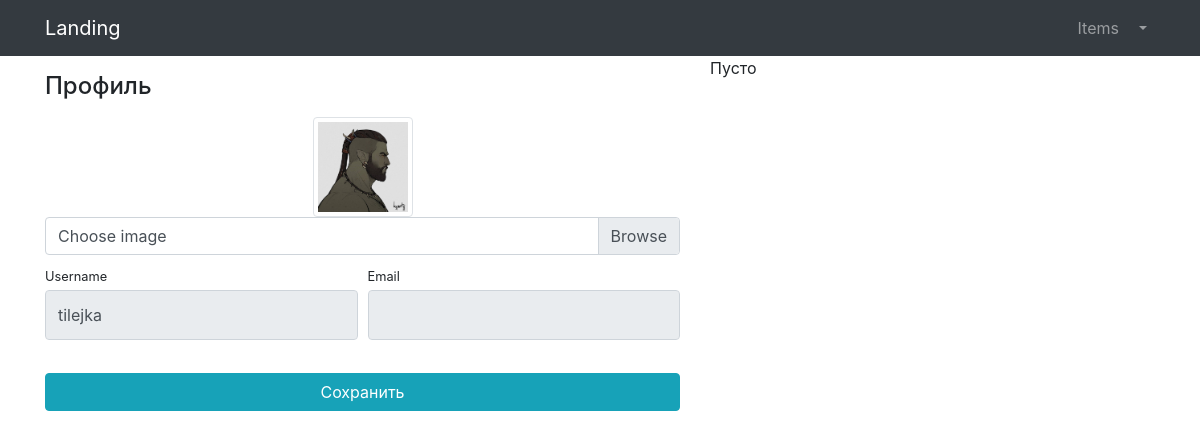
/users/profile/ (signed in), run on the app's committed database.
### users/models.py (models this page shows)
class User(AbstractUser):
    image = models.ImageField(upload_to='users_images', null=True, blank=True)

### users/views.py (the view)
# urls.py: path('profile/', profile, name='profile'),
@login_required
def profile(request):
    if request.method == 'POST':
        form = UserProfileForm(instance=request.user, data=request.POST, files=request.FILES)
        if form.is_valid():
            form.save()
            return HttpResponseRedirect(reverse('users:profile'))
    else:
        form = UserProfileForm(instance=request.user)
    context = {
        'title': 'Bdsc - Profile',
        'form': form,
    }
    return render(request, 'users/profile.html', context)

### users/forms.py
class UserProfileForm(UserChangeForm):
    image = forms.ImageField(widget=forms.FileInput(attrs={'class': 'custom-file-input'}), required=False)
    username = forms.CharField(widget=forms.TextInput(attrs={'class': 'form-control py-4', 'readonly': True}))
    email = forms.CharField(widget=forms.EmailInput(attrs={'class': 'form-control py-4', 'readonly': True}))
    class Meta:
        model = User
        fields = ('image', 'username', 'email')

### users/templates/users/profile.html (shortened to what this page needs)
{% extends 'items/base.html' %}
{% load static %}
{% block css %}
    <link href="{% static 'vendor/css/profile.css' %}" rel="stylesheet">
{% endblock %}
{% block content %}
    <div class="container">
        <div class="row">
            <div class="col-lg-7">
                <h4 class="mt-3 mb-3">Профиль</h4>
                <div class="col-lg-12 text-center">
                    <img width="100" height="100"
                         src="{% if user.image %} {{ user.image.url }} {% else %} {% static 'vendor/img/users/default_avatar.jpg' %} {% endif %}"
                         class="img-thumbnail">
                </div>
                <form action="{% url 'users:profile' %}" method="post" enctype="multipart/form-data">
                    <div class="form-row mb-2">
                        <div class="col-lg-12">
                            <div class="custom-file">
                                <label class="custom-file-label" for="{{ form.image.id_for_label }}">Choose image</label>
                            </div>
                        </div>
                    </div>
                    <div class="form-row">
                        <div class="col-lg-6">
                            <label class="small mb-1" for="{{ form.username.id_for_label }}">Username</label>
                            {{ form.username }}
                        </div>
                        <div class="col-lg-6">
                            <label class="small mb-1" for="{{ form.email.id_for_label }}">Email</label>
                            {{ form.email }}
                        </div>
                    </div>
                    <div class="form-row">
                        <div class="col-lg-12" style="margin-top: 33px;">
                            <input class="btn btn-info btn-block" type="submit" value="Сохранить">
                        </div>
                    </div>
                </form>
            </div>
            <div class="col-lg-5">
                Пусто
            </div>
        </div>
    </div>
{% endblock %}

### data on the page
User: image (picture), username "tilejka"
